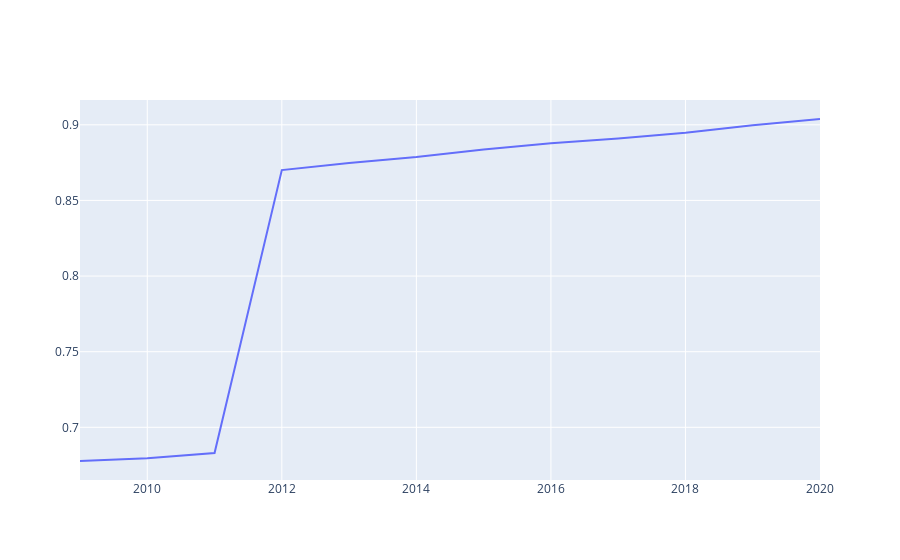

Write notebook code for a chart like this one.
### Code cell
fig = go.Figure()

fig.add_trace(go.Scatter(x=df['Year'], y=df['index'], mode='lines', name='index'))
fig.show()

### Figure 1 — Plotly figure (JSON) as saved in the notebook; plotly's stock layout.template omitted (floating-point values rounded to 4 significant figures)
{"data": [{"mode": "lines", "name": "index", "type": "scatter", "x": [2009, 2010, 2011, 2012, 2013, 2014, 2015, 2016, 2017, 2018, 2019, 2020], "y": [0.6777, 0.6796, 0.6831, 0.8701, 0.8747, 0.8787, 0.8837, 0.8878, 0.8909, 0.8948, 0.8997, 0.9038]}], "layout": {}}
